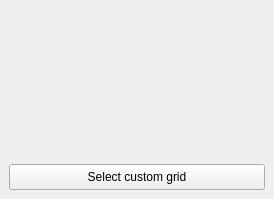
<ui version="4.0" >
 <class>udg::MenuGridWidgetBase</class>
 <widget class="QWidget" name="udg::MenuGridWidgetBase" >
  <property name="geometry" >
   <rect>
    <x>0</x>
    <y>0</y>
    <width>274</width>
    <height>199</height>
   </rect>
  </property>
  <property name="sizePolicy" >
   <sizepolicy>
    <hsizetype>0</hsizetype>
    <vsizetype>0</vsizetype>
    <horstretch>0</horstretch>
    <verstretch>0</verstretch>
   </sizepolicy>
  </property>
  <property name="windowTitle" >
   <string>Form</string>
  </property>
  <widget class="QPushButton" name="m_selectCustomGridButton" >
   <property name="geometry" >
    <rect>
     <x>9</x>
     <y>164</y>
     <width>256</width>
     <height>26</height>
    </rect>
   </property>
   <property name="text" >
    <string>Select custom grid</string>
   </property>
  </widget>
  <widget class="QWidget" native="1" name="m_predefinedGrids" >
   <property name="geometry" >
    <rect>
     <x>10</x>
     <y>10</y>
     <width>251</width>
     <height>141</height>
    </rect>
   </property>
   <property name="sizePolicy" >
    <sizepolicy>
     <hsizetype>0</hsizetype>
     <vsizetype>0</vsizetype>
     <horstretch>0</horstretch>
     <verstretch>0</verstretch>
    </sizepolicy>
   </property>
  </widget>
 </widget>
 <resources/>
 <connections/>
</ui>
